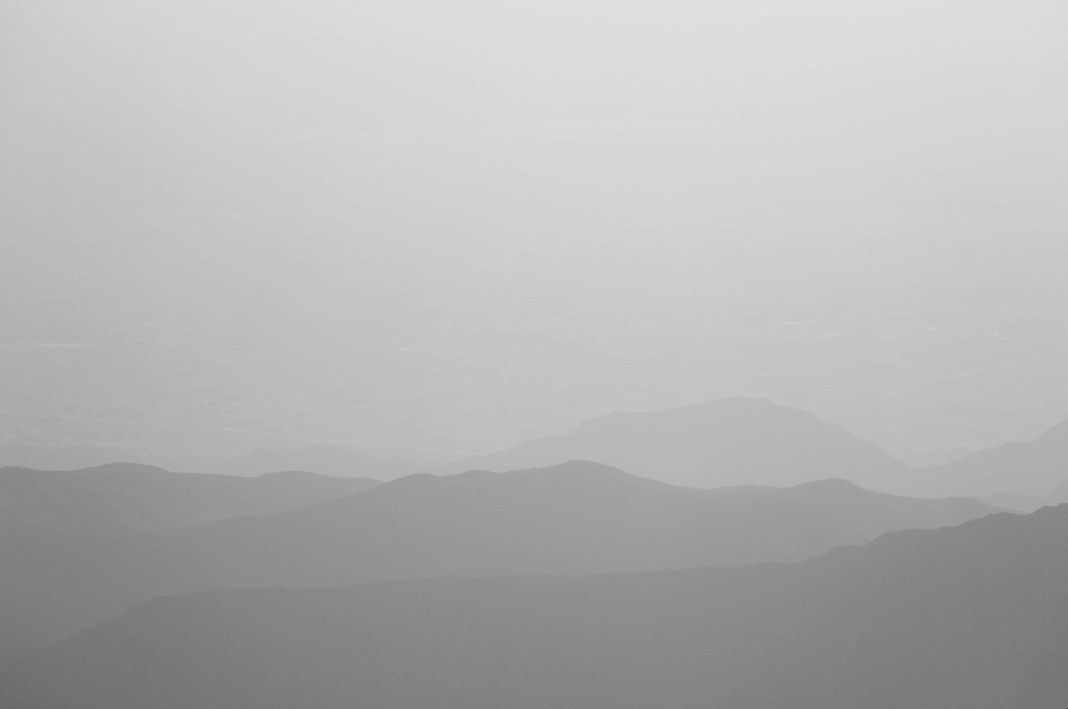
#> input picture image_processing/02_equalizer/image_for_equalizer.png, 1068 x 709 px
$ python main.py ../02_equalizer/image_for_equalizer.png
#> lines starting #> are read from the running program, lines starting #| are printed output that depends on the picture
#> in main, image is the input picture: shape (709, 1068); min 52, max 225, mean 180.2
from pathlib import Path
import argparse

import cv2
import matplotlib.pyplot as plt
import numpy as np


def fourier_filter(image, sigma=0.08):
    # Дополняем края отражением, чтобы уменьшить артефакты на границе.
#> called with sigma = 0.08
    padded = np.pad(image, 32, mode="reflect")
    height, width = padded.shape
#> height = 773; width = 1132
    fy = np.fft.fftfreq(height)[:, None]
    fx = np.fft.fftfreq(width)[None, :]

    # Низкие частоты сохраняем, высокие плавно ослабляем.
    mask = np.exp(-(fx**2 + fy**2) / (2 * sigma**2))
    spectrum = np.fft.fft2(padded)
    result = np.fft.ifft2(spectrum * mask).real
    result = result[32:-32, 32:-32]
#> result: shape (709, 1068) float64
    return np.clip(np.rint(result), 0, 255).astype(np.uint8)


def make_example():
    # Простой исходник нужен, чтобы проверить фильтры без своей фотографии.
    clean = np.tile(np.linspace(40, 200, 400), (300, 1)).astype(np.uint8)
    cv2.rectangle(clean, (40, 50), (170, 240), 70, -1)
    cv2.circle(clean, (280, 145), 70, 220, -1)
    cv2.putText(clean, "TEST", (180, 270), cv2.FONT_HERSHEY_SIMPLEX, 1, 30, 2)

    rng = np.random.default_rng(42)
    noisy = clean.astype(float) + rng.normal(0, 18, clean.shape)
    noisy = np.clip(noisy, 0, 255).astype(np.uint8)
    points = rng.random(clean.shape)
    noisy[points < 0.015] = 0
    noisy[points > 0.985] = 255
    return clean, noisy


def apply_filters(image):
    median = cv2.medianBlur(image, 3)
    return {
        "До обработки": image,
        "Гаусс, окно 5×5": cv2.GaussianBlur(image, (5, 5), 1),
        "Медиана, окно 3×3": median,
        "Медиана → Гаусс": cv2.GaussianBlur(median, (5, 5), 1),
        "Фурье, НЧ-фильтр": fourier_filter(image),
    }


def main():
    parser = argparse.ArgumentParser(description="Удаление шума и гистограммы")
    parser.add_argument("image", nargs="?", help="Путь к зашумлённой картинке")
    parser.add_argument("--no-show", action="store_true", help="Только сохранить результат")
    args = parser.parse_args()

    clean = None
    if args.image:
        # imdecode работает и с русскими буквами в пути.
        try:
            data = np.fromfile(args.image, dtype=np.uint8)
            image = cv2.imdecode(data, cv2.IMREAD_GRAYSCALE) if data.size else None
        except OSError:
            image = None
        if image is None:
            parser.error("Не удалось прочитать изображение. Проверьте путь и формат.")
    else:
        clean, image = make_example()

    results = apply_filters(image)
#> results = 5 items
    output = Path("results")
    output.mkdir(exist_ok=True)
    fig, axes = plt.subplots(2, len(results), figsize=(18, 7))

    for column, (title, result) in enumerate(results.items()):
        axes[0, column].imshow(result, cmap="gray", vmin=0, vmax=255)
        axes[0, column].set_title(title)
        axes[0, column].axis("off")

        axes[1, column].hist(result.ravel(), bins=256, range=(0, 256), color="gray")
        axes[1, column].set_xlim(0, 255)
        axes[1, column].set_xlabel("Яркость")
        axes[1, column].set_ylabel("Число пикселей")
        cv2.imencode(".png", result)[1].tofile(output / f"{column}.png")

        # Сравнивать ошибку можно только при наличии чистого исходника.
        if clean is not None:
            mse = np.mean((clean.astype(float) - result.astype(float)) ** 2)
            print(f"{title}: MSE = {mse:.1f}")
#> this loop made 5 passes
#> title on passes 1 to 5: 'До обработки', 'Гаусс, окно 5×5', 'Медиана, окно 3×3', 'Медиана → Гаусс', 'Фурье, НЧ-фильтр'

    fig.tight_layout()
    fig.savefig(output / "comparison.png", dpi=150)
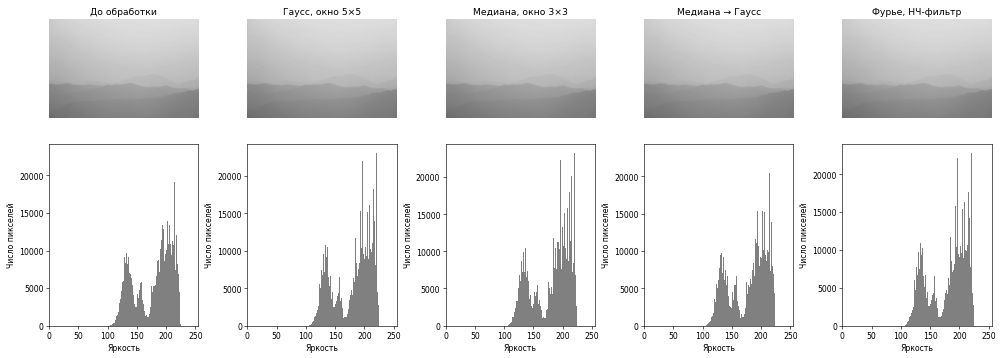
#> figure drawn by matplotlib, 10 panels; panel 6: tallest bar 23046 high, from x = 220 to 221; panel 7: tallest bar 23148 high, from x = 220 to 221; panel 8: tallest bar 23289 high, from x = 220 to 221; panel 9: tallest bar 23193 high, from x = 220 to 221
    if clean is not None:
        cv2.imencode(".png", clean)[1].tofile(output / "clean.png")
    print(f"Результаты сохранены в {output.resolve()}")
    if not args.no_show:
        plt.show()
    plt.close(fig)


if __name__ == "__main__":
    main()
